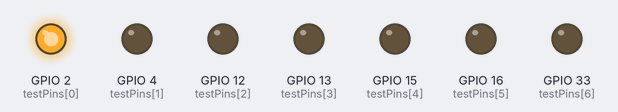
Bench run of a sketch on a simulated ESP32. Parts: output pins drawn as LEDs (lit = HIGH). What the sketch prints to the serial monitor is not drawn.

Above: at 0.65 s.
At 4.65 s:
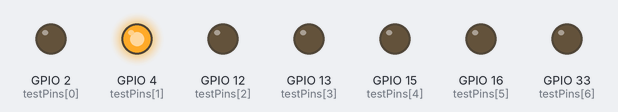
At 9.65 s:
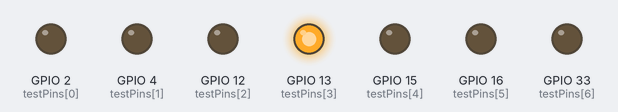
At 18.65 s:
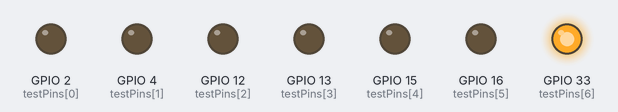
At 27.85 s:
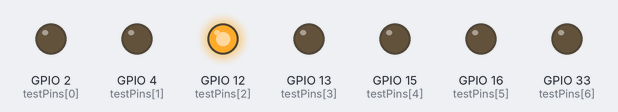
At 37.7 s:
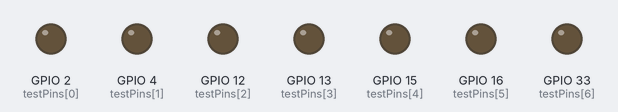
Timing chart, 0 to 40.0 s (numbered marks = the images above):
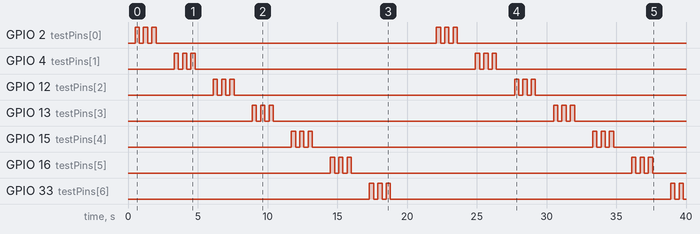

The sketch:

doorbell_led_test.ino
```cpp
// ============================================================
//  Smart Doorbell – Built-in LED finder
//  Blinks each GPIO one by one so we can identify
//  which GPIO controls LED1, LED2, LED3 on the CS-CAM board
// ============================================================

// GPIO pins to test — common ones used for LEDs on ESP32-CAM boards
int testPins[] = { 2, 4, 12, 13, 15, 16, 33 };
int numPins = 7;

void setup() {
  Serial.begin(115200);
  delay(500);
  Serial.println("\n=== LED Finder Test ===");
  Serial.println("Watch the board — each LED will blink one at a time.");
  Serial.println("Note which LED lights up for each GPIO printed.");

  for (int i = 0; i < numPins; i++) {
    pinMode(testPins[i], OUTPUT);
    digitalWrite(testPins[i], LOW);
  }
}

void loop() {
  for (int i = 0; i < numPins; i++) {
    Serial.println("Testing GPIO " + String(testPins[i]) + " ...");

    // Blink 3 times
    for (int j = 0; j < 3; j++) {
      digitalWrite(testPins[i], HIGH);
      delay(300);
      digitalWrite(testPins[i], LOW);
      delay(300);
    }

    delay(1000); // pause between pins
  }

  Serial.println("--- Cycle complete, repeating ---\n");
  delay(2000);
}
```

Measured:
- by itself, GPIO 2 (testPins[0]): LOW → HIGH at 0.51 s, → LOW 0.30 s later, → HIGH 0.30 s later, → LOW 0.30 s later, … (12 changes in this stretch)
- by itself, GPIO 4 (testPins[1]): LOW → HIGH at 3.3 s, → LOW 0.30 s later, → HIGH 0.30 s later, → LOW 0.30 s later, … (12 changes in this stretch)
- by itself, GPIO 12 (testPins[2]): LOW → HIGH at 6.1 s, → LOW 0.30 s later, → HIGH 0.30 s later, → LOW 0.30 s later, … (12 changes in this stretch)
- by itself, GPIO 13 (testPins[3]): LOW → HIGH at 8.9 s, → LOW 0.30 s later, → HIGH 0.30 s later, → LOW 0.30 s later, … (12 changes in this stretch)
- by itself, GPIO 15 (testPins[4]): LOW → HIGH at 11.7 s, → LOW 0.30 s later, → HIGH 0.30 s later, → LOW 0.30 s later, … (12 changes in this stretch)
- by itself, GPIO 16 (testPins[5]): LOW → HIGH at 14.5 s, → LOW 0.30 s later, → HIGH 0.30 s later, → LOW 0.30 s later, … (12 changes in this stretch)
- by itself, GPIO 33 (testPins[6]): LOW → HIGH at 17.3 s, → LOW 0.30 s later, → HIGH 0.30 s later, → LOW 0.30 s later, … (10 changes in this stretch)
